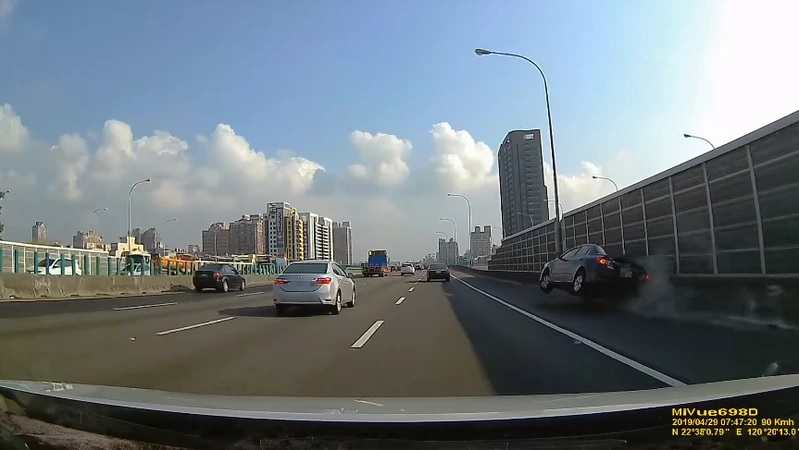
#> input picture OpenCV/line_detect_test/images/highway.jpg, 799 x 450 px
$ python 11-5.py
#> lines starting #> are read from the running program, lines starting #| are printed output that depends on the picture; after the words box and inside, x2 and y2 are one past the last pixel; in counts of white or black regions, pixels touching at a corner belong together
### OpenCV/line_detect_test/autocar_module.py
import cv2
import numpy as np

def get_edge(img):
    gray = cv2.cvtColor(img, cv2.COLOR_BGR2GRAY)    # 灰階處理
    blur = cv2.GaussianBlur(gray, (13, 13), 0)        # 高斯模糊
    canny = cv2.Canny(blur, 20, 60)                # 邊緣偵測
    return canny

def get_roi(img):
    mask = np.zeros_like(img)          # 全黑遮罩
    points = np.array([[[351,342],[399,292],[473,283],[671,376]]])
    cv2.fillPoly(mask, points, 255)    # 多邊三角形
    roi = cv2.bitwise_and(img, mask)
    return roi

# [45 lines left out: functions draw_lines, get_avglines, get_sublines, not called in this run]

### OpenCV/line_detect_test/11-5.py
import cv2
import autocar_module as m
import numpy as np

input="./images/highway.jpg"

def draw_lines(img, lines):             # 建立自訂函式
    for line in lines:
        points = line.reshape(4,)       # 降成一維 shape = (4,)
        x1, y1, x2, y2 = points         # 取出直線座標
        cv2.line(img,                   # 繪製直線
                 (x1, y1), (x2, y2),
                 (0, 0, 255), 2)
    return img                          # 回傳繪製直線後的影像
#------------------------------------------------------------------#
img = cv2.imread(input)           # 讀取圖片
#> img is the input picture: shape (450, 799, 3); mean B, G, R 128.8, 122.6, 112.6
edge = m.get_edge(img)                 # 邊緣偵測
#> in get_edge, `gray = cv2.cvtColor(img, cv2.COLOR_BGR2GRAY)`:
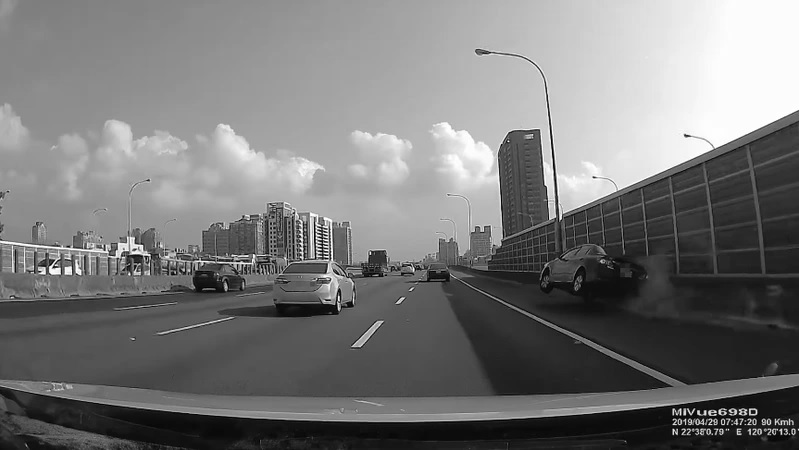
#> gray: shape (450, 799); min 0, max 255, mean 120.3
#> in get_edge, `blur = cv2.GaussianBlur(gray, (13, 13), 0)`:
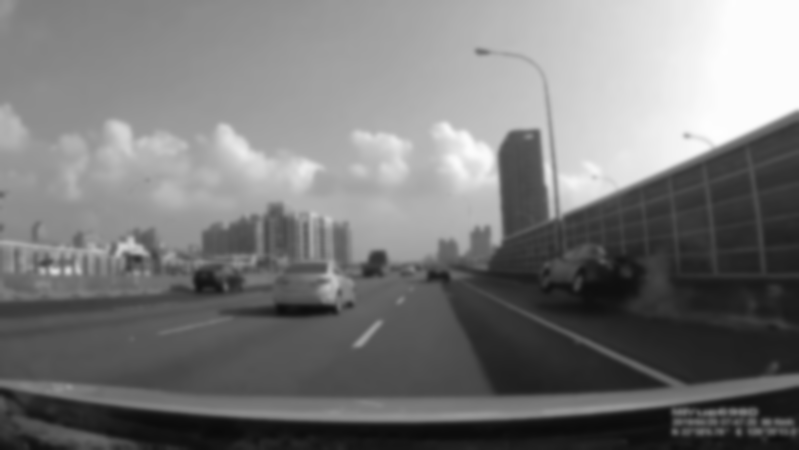
#> blur: shape (450, 799); min 10, max 254, mean 120.3
#> in get_edge, `canny = cv2.Canny(blur, 20, 60)`:
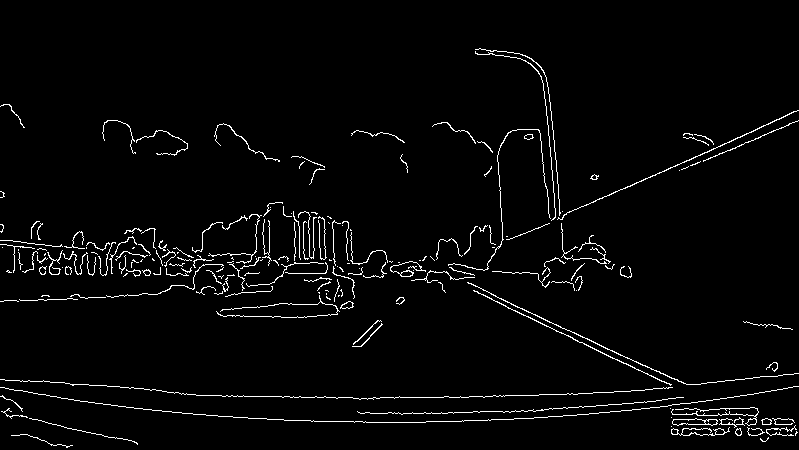
#> canny: shape (450, 799); 2.9% white in thin lines or dots, all inside (x1, y1, x2, y2) = (0, 48, 799, 448)
roi = m.get_roi(edge)                  # 取得 ROI
#> in get_roi, `cv2.fillPoly(mask, points, 255)`:
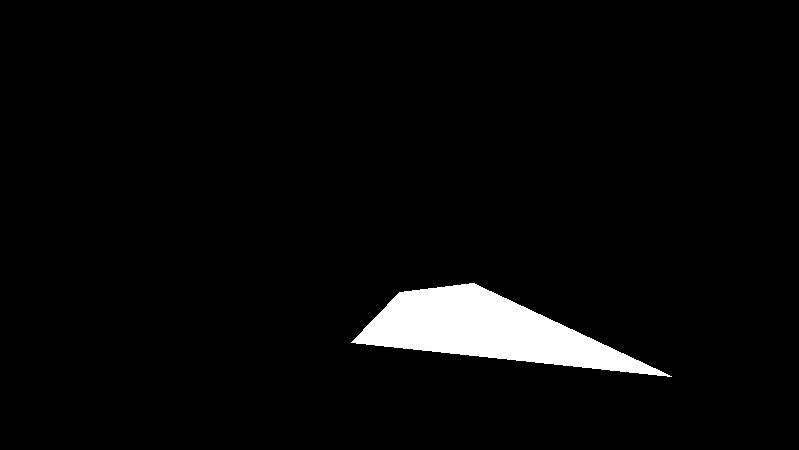
#> mask: shape (450, 799); 3.7% white; 1 white region, box (x1, y1, x2, y2) and area: (351, 283, 672, 377) 13470
#> in get_roi, `roi = cv2.bitwise_and(img, mask)`:
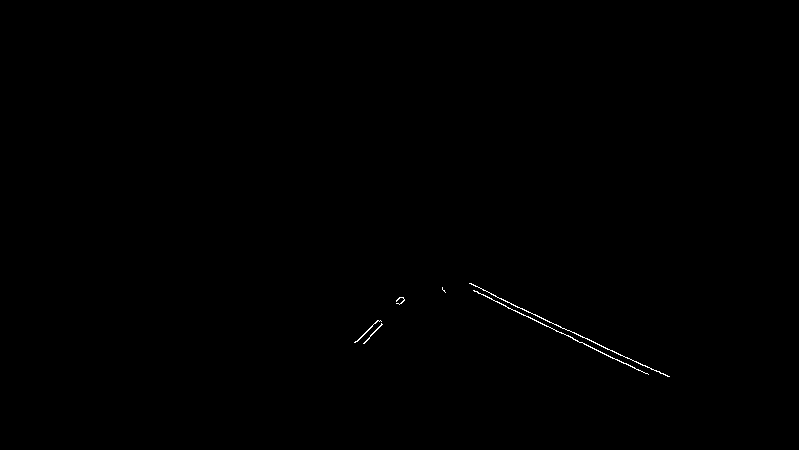
#> roi: shape (450, 799); 0.17% white in thin lines or dots, all inside (x1, y1, x2, y2) = (354, 283, 670, 377)
lines = cv2.HoughLinesP(image=roi,     # Hough 轉換取得線段座標陣列
                        rho=18,
                        theta=np.pi/180,
                        threshold=60,
                        minLineLength=20,
                        maxLineGap=50)
#> lines = 19 rows, first 6: [594, 349, 647, 373], [501, 299, 524, 309], [474, 291, 560, 326], [634, 361, 669, 376], [538, 322, 578, 334], [523, 315, 559, 326]
print(lines)
#> (printed output is left out)
if lines is not None:                   # 如果有找到線段
    img = draw_lines(img, lines)        # 在原圖繪製線段
#> the loop in draw_lines, `for line in lines:` made 19 passes
#> (x1, y1, x2, y2) on passes 1 to 12: (594, 349, 647, 373), (501, 299, 524, 309), (474, 291, 560, 326), (634, 361, 669, 376), (538, 322, 578, 334), (523, 315, 559, 326), (508, 308, 543, 318), (544, 325, 574, 332), (573, 339, 595, 342), (601, 352, 622, 355), (375, 322, 404, 299), (575, 340, 640, 363)
else:
    print('偵測不到直線線段')
cv2.imshow('Line', img)
cv2.imshow('roi', roi)
cv2.waitKey(0)
cv2.destroyAllWindows()
